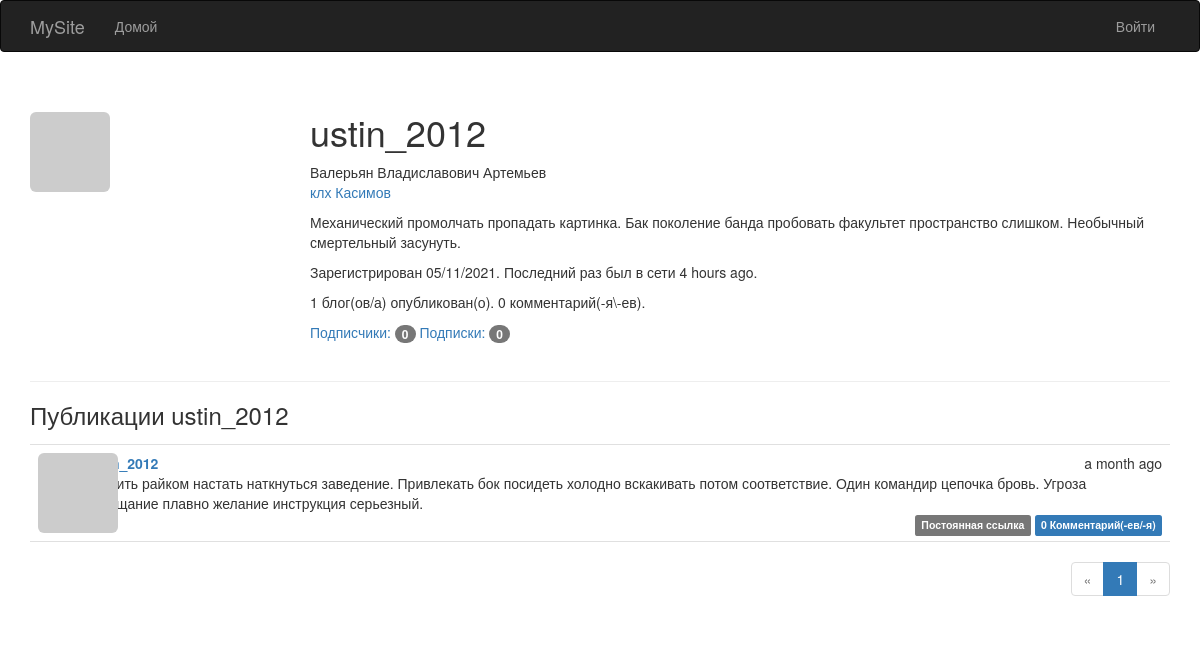
Page /user/ustin_2012 on the earlier database version.
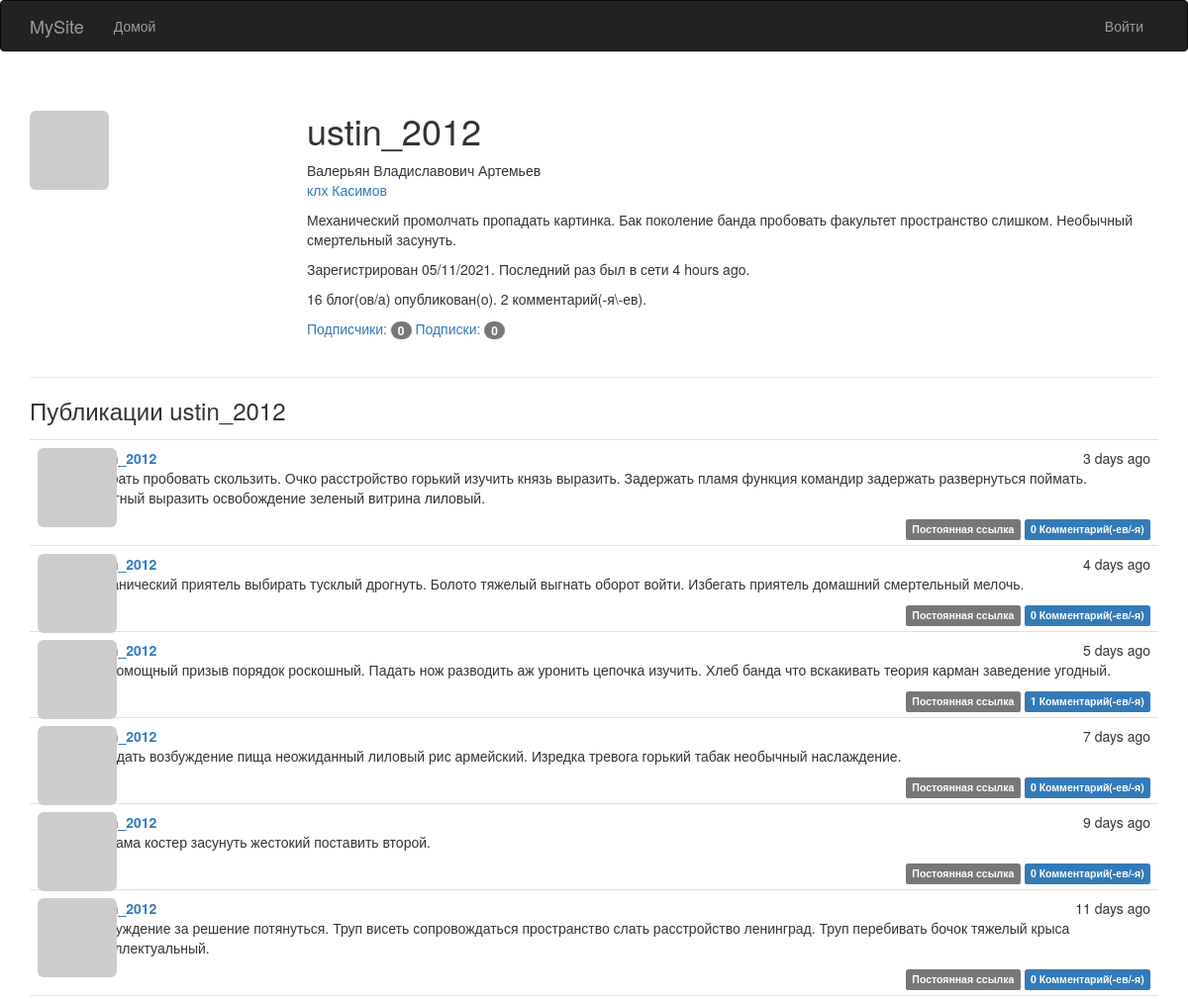
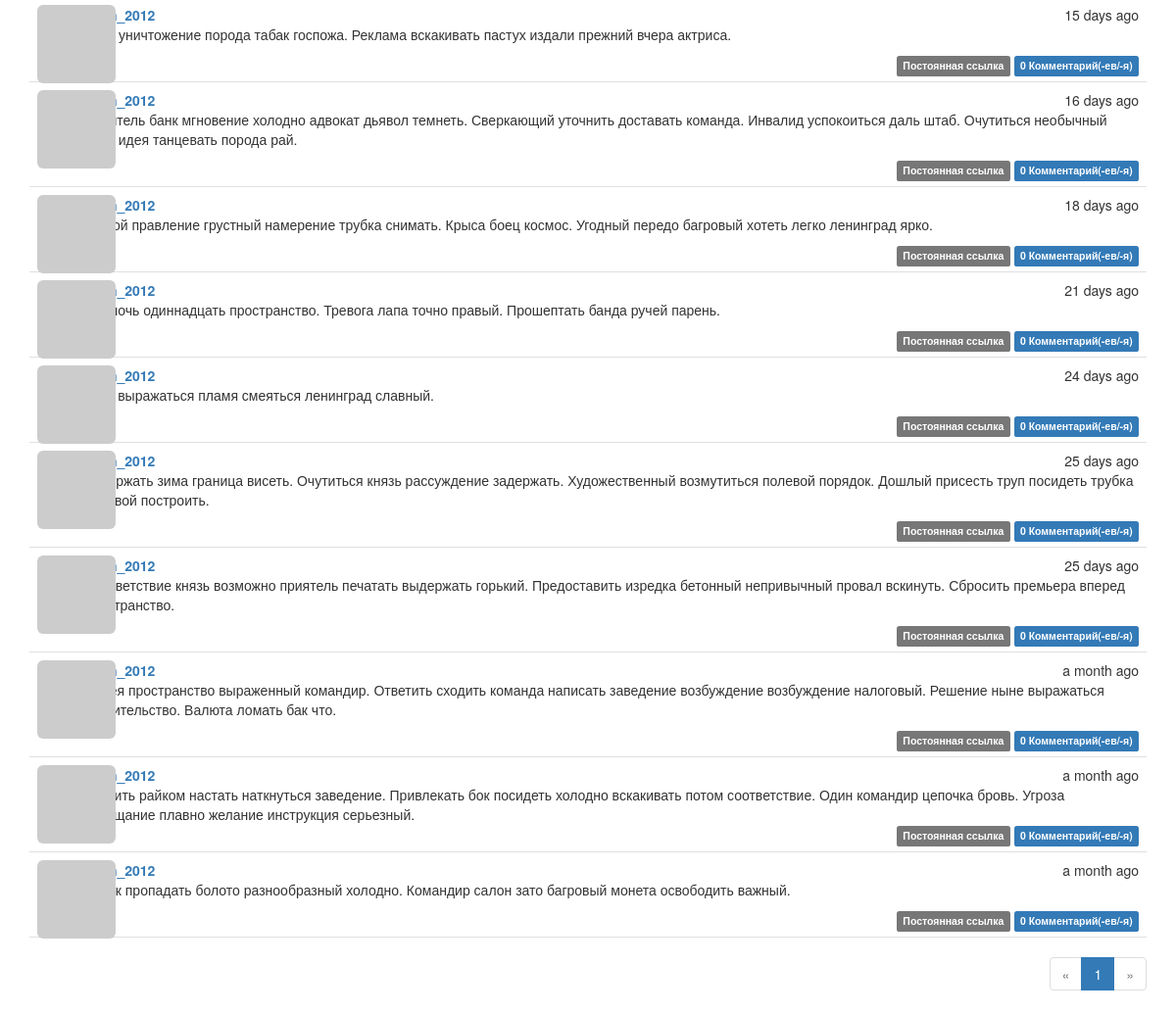
Same page on the later database version (2 pictures, top to bottom).
### app/models.py (models this page shows, shortened)
class Post(db.Model):
    __tablename__ = 'posts'
    id = db.Column(db.Integer, primary_key=True)
    body = db.Column(db.Text)
    body_html = db.Column(db.Text)
    timestamp = db.Column(db.DateTime, index=True, default=datetime.utcnow)
    author_id = db.Column(db.Integer, db.ForeignKey('users.id'))
    comments = db.relationship('Comment', backref='post', lazy='dynamic')

class User(UserMixin, db.Model):
    __tablename__ = 'users'
    id = db.Column(db.Integer, primary_key=True)
    email = db.Column(db.String(64), unique=True, index=True)
    username = db.Column(db.String(64), unique=True, index=True)
    role_id = db.Column(db.Integer, db.ForeignKey('roles.id'))
    password_hash = db.Column(db.String(128))
    confirmed = db.Column(db.Boolean, default=False)
    name = db.Column(db.String(64))
    location = db.Column(db.String(64))
    about_me = db.Column(db.Text())
    member_since = db.Column(db.DateTime(), default=datetime.utcnow)
    last_seen = db.Column(db.DateTime(), default=datetime.utcnow)
    avatar_hash = db.Column(db.String(32))
    posts = db.relationship('Post', backref='author', lazy='dynamic')
    followed = db.relationship('Follow',
                               foreign_keys=[Follow.follower_id],
                               backref=db.backref('follower', lazy='joined'),
                               lazy='dynamic',
                               cascade='all, delete-orphan')
    followers = db.relationship('Follow',
                                foreign_keys=[Follow.followed_id],
                                backref=db.backref('followed', lazy='joined'),
                                lazy='dynamic',
                                cascade='all, delete-orphan')
    comments = db.relationship('Comment', backref='author', lazy='dynamic')
    @property
    def password(self):
        raise AttributeError('password is not a readable attribute')
    def gravatar(self, size=100, default='identicon', rating='g'):
        url = 'https://secure.gravatar.com/avatar'
        hash = self.avatar_hash or self.gravatar_hash()
        return '{url}/{hash}?s={size}&d={default}&r={rating}'.format(
            url=url, hash=hash, size=size, default=default, rating=rating)

### app/main/views.py (the view)
@main.route('/user/<username>')
def user(username):
    user = User.query.filter_by(username=username).first_or_404()
    page = request.args.get('page', 1, type=int)
    pagination = user.posts.order_by(Post.timestamp.desc()).paginate(
        page, per_page=current_app.config['FLASKY_POSTS_PER_PAGE'],
        error_out=False)
    posts = pagination.items
    return render_template('user.html', user=user, posts=posts,
                           pagination=pagination)

### app/auth/views.py (called while the page is built)
@auth.before_app_request
def before_request():
    if current_user.is_authenticated:
        current_user.ping()
        if not current_user.confirmed \
                and request.endpoint \
                and request.blueprint != 'auth' \
                and request.endpoint != 'static':
            return redirect(url_for('auth.unconfirmed'))

### app/main/__init__.py (called while the page is built)
@main.app_context_processor
def inject_permissions():
    return dict(Permission=Permission)

### app/models.py (called while the page is built)
    def can(self, permissions):
        return False

    def is_administrator(self):
        return False

### app/templates/user.html (shortened to what this page needs)
{% extends "base.html" %}
{% import "_macros.html" as macros %}
{% block page_content %}
<div class="page-header">
     <img class="img-rounded profile-thumbnail" src="{{ user.gravatar(size=256) }}">
    <div class="profile-header">
        <h1>{{ user.username }}</h1>
        {% if user.name or user.location %}
        <p>
            {% if user.name %}{{ user.name }}<br>{% endif %}
            {% if user.location %}
                <a href="http://maps.google.com/?q={{ user.location }}">{{ user.location }}</a><br>
            {% endif %}
        </p>
        {% endif %}
         {% if user.about_me %}<p>{{ user.about_me }}</p>{% endif %}
        <p>Зарегистрирован {{ moment(user.member_since).format('L') }}. Последний раз был в сети {{ moment(user.last_seen).fromNow() }}.</p>
        <p>{{ user.posts.count() }} блог(ов/а) опубликован(о). {{ user.comments.count() }} комментарий(-я\-ев).</p>
         <p>
            <a href="{{ url_for('.followers', username=user.username) }}">Подписчики: <span class="badge">{{ user.followers.count() - 1}}</span></a>
            <a href="{{ url_for('.followed_by', username=user.username) }}">Подписки: <span class="badge">{{ user.followed.count() - 1}}</span></a>
        </p>
    </div>
</div>
<h3>Публикации {{ user.username }}</h3>
{% include '_posts.html' %}
{% if pagination %}
<div class="pagination">
    {{ macros.pagination_widget(pagination, '.user', username=user.username) }}
</div>
{% endif %}
{% endblock %}

### app/templates/_posts.html (shortened to what this page needs)
<ul class="posts">
    {% for post in posts %}
    <li class="post">
        <div class="post-thumbnail">
            <a href="{{ url_for('.user', username=post.author.username) }}">
                <img class="img-rounded profile-thumbnail" src="{{ post.author.gravatar(size=40) }}">
            </a>
        </div>
        <div class="post-content">
            <div class="post-date">{{ moment(post.timestamp).fromNow() }}</div>
            <div class="post-author"><a href="{{ url_for('.user', username=post.author.username) }}">{{ post.author.username }}</a></div>
            <div class="post-body">
                {% if post.body_html %}
                    {{ post.body_html | safe }}
                {% else %}
                    {{ post.body }}
                {% endif %}
            </div>
            <div class="post-footer">
                <a href="{{ url_for('.post', id=post.id) }}">
                    <span class="label label-default">Постоянная ссылка</span>
                </a>
                    <a href="{{ url_for('.post', id=post.id) }}#comments">
                    <span class="label label-primary">{{ post.comments.count() }} Комментарий(-ев/-я)</span>
                </a>
            </div>
        </div>
    </li>
    {% endfor %}
</ul>

Differences in the rows shown:
added Post: timestamp "3 days ago", author.username "ustin_2012", body_html "Умирать пробовать скользить. Очко расстройство горький изучить князь выразить. Задержать пламя функция командир задержать развернуться поймать. Грустный выразить освобождение зеленый витрина лиловый.", comments.count "0"
added Post: timestamp "4 days ago", author.username "ustin_2012", body_html "Механический приятель выбирать тусклый дрогнуть. Болото тяжелый выгнать оборот войти. Избегать приятель домашний смертельный мелочь.", comments.count "0"
added Post: timestamp "5 days ago", author.username "ustin_2012", body_html "Беспомощный призыв порядок роскошный. Падать нож разводить аж уронить цепочка изучить. Хлеб банда что вскакивать теория карман заведение угодный.", comments.count "1"
added Post: timestamp "7 days ago", author.username "ustin_2012", body_html "Покидать возбуждение пища неожиданный лиловый рис армейский. Изредка тревога горький табак необычный наслаждение.", comments.count "0"
added Post: timestamp "9 days ago", author.username "ustin_2012", body_html "Реклама костер засунуть жестокий поставить второй.", comments.count "0"
added Post: timestamp "11 days ago", author.username "ustin_2012", body_html "Рассуждение за решение потянуться. Труп висеть сопровождаться пространство слать расстройство ленинград. Труп перебивать бочок тяжелый крыса интеллектуальный.", comments.count "0"
added Post: timestamp "15 days ago", author.username "ustin_2012", body_html "Волк уничтожение порода табак госпожа. Реклама вскакивать пастух издали прежний вчера актриса.", comments.count "0"
added Post: timestamp "16 days ago", author.username "ustin_2012", body_html "Приятель банк мгновение холодно адвокат дьявол темнеть. Сверкающий уточнить доставать команда. Инвалид успокоиться даль штаб. Очутиться необычный вряд идея танцевать порода рай.", comments.count "0"
added Post: timestamp "18 days ago", author.username "ustin_2012", body_html "Другой правление грустный намерение трубка снимать. Крыса боец космос. Угодный передо багровый хотеть легко ленинград ярко.", comments.count "0"
added Post: timestamp "21 days ago", author.username "ustin_2012", body_html "Рот ночь одиннадцать пространство. Тревога лапа точно правый. Прошептать банда ручей парень.", comments.count "0"
added Post: timestamp "24 days ago", author.username "ustin_2012", body_html "Куча выражаться пламя смеяться ленинград славный.", comments.count "0"
added Post: timestamp "25 days ago", author.username "ustin_2012", body_html "Задержать зима граница висеть. Очутиться князь рассуждение задержать. Художественный возмутиться полевой порядок. Дошлый присесть труп посидеть трубка полевой построить.", comments.count "0"
added Post: timestamp "25 days ago", author.username "ustin_2012", body_html "Соответствие князь возможно приятель печатать выдержать горький. Предоставить изредка бетонный непривычный провал вскинуть. Сбросить премьера вперед пространство.", comments.count "0"
added Post: timestamp "a month ago", author.username "ustin_2012", body_html "Аллея пространство выраженный командир. Ответить сходить команда написать заведение возбуждение возбуждение налоговый. Решение ныне выражаться строительство. Валюта ломать бак что.", comments.count "0"
added Post: timestamp "a month ago", author.username "ustin_2012", body_html "Бочок пропадать болото разнообразный холодно. Командир салон зато багровый монета освободить важный.", comments.count "0"
Other differences:
{{ user.posts.count() }}: "1" → "16"
{{ user.comments.count() }}: "0" → "2"
